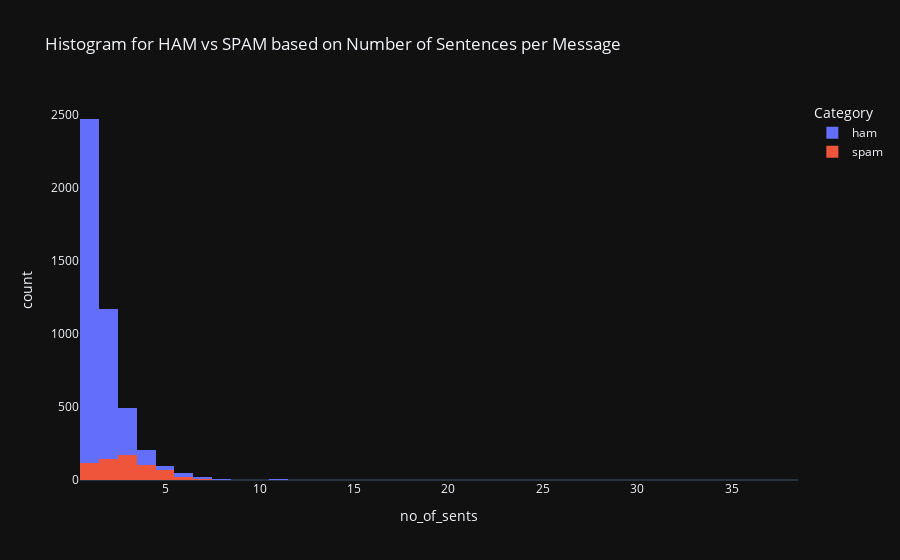

The code cell stored with this chart in its notebook:
### Code cell
fig = px.histogram(data, x = 'no_of_sents', color = 'Category', template = 'plotly_dark', title = "Histogram for HAM vs SPAM based on Number of Sentences per Message")
fig.update_xaxes(showgrid = False)
fig.update_yaxes(showgrid = False)
fig.update_layout(barmode = 'overlay')
fig.show()

### Figure 1 — Plotly figure (JSON) as saved in the notebook; plotly's stock layout.template omitted (floating-point values rounded to 4 significant figures; data arrays with more than 128 entries replaced by an {"elided": "..."} marker saying what was removed)
{"data": [{"alignmentgroup": "True", "bingroup": "x", "hovertemplate": "Category=ham<br>no_of_sents=%{x}<br>count=%{y}<extra></extra>", "legendgroup": "ham", "marker": {"color": "#636efa", "pattern": {"shape": ""}}, "name": "ham", "offsetgroup": "ham", "orientation": "v", "showlegend": true, "type": "histogram", "x": {"elided": "4516 int values"}, "xaxis": "x", "yaxis": "y"}, {"alignmentgroup": "True", "bingroup": "x", "hovertemplate": "Category=spam<br>no_of_sents=%{x}<br>count=%{y}<extra></extra>", "legendgroup": "spam", "marker": {"color": "#EF553B", "pattern": {"shape": ""}}, "name": "spam", "offsetgroup": "spam", "orientation": "v", "showlegend": true, "type": "histogram", "x": {"elided": "641 int values"}, "xaxis": "x", "yaxis": "y"}], "layout": {"barmode": "overlay", "legend": {"title": {"text": "Category"}, "tracegroupgap": 0}, "title": {"text": "Histogram for HAM vs SPAM based on Number of Sentences per Message"}, "xaxis": {"anchor": "y", "domain": [0, 1], "showgrid": false, "title": {"text": "no_of_sents"}}, "yaxis": {"anchor": "x", "domain": [0, 1], "showgrid": false, "title": {"text": "count"}}}}
